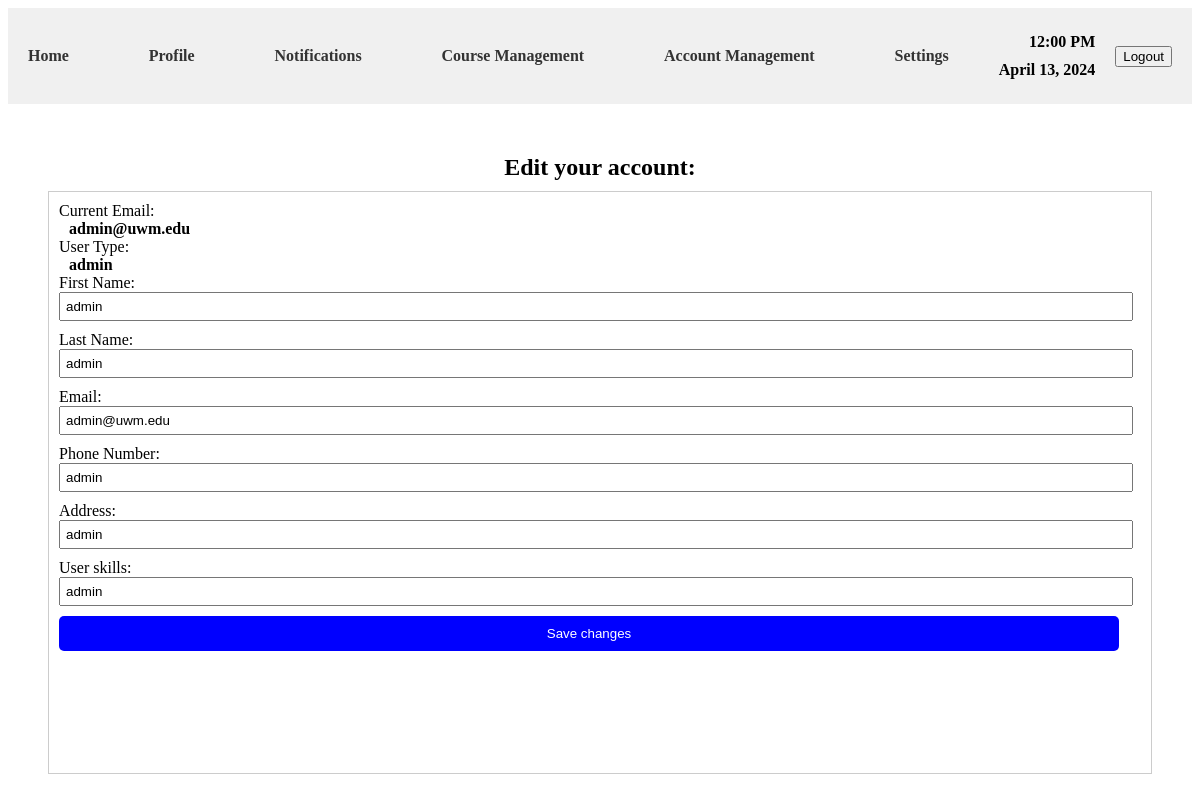
/profile/ (signed in), run on the app's committed database.
### scheduler/models.py (models this page shows)
class UserTable(models.Model):
    firstName = models.CharField(max_length=30, blank=True, null=True)
    lastName = models.CharField(max_length=30, blank=True, null=True)
    email = models.EmailField(unique=True)
    phone = models.CharField(max_length=30, unique=False, blank=True, null=True)
    address = models.CharField(max_length=255, blank=True, null=True)
    userType = models.CharField(max_length=20, blank=True, null=True)
    skills = models.CharField(max_length=255, blank=True, null=True)

### scheduler/views.py (the view, shortened to what this page needs)
# urls.py: path('profile/', views.profile, name='profile'),
@login_required(login_url='login')
def profile(request):
    if request.method == 'GET':
        user = request.user
        user_data = UserTable.objects.get(email=user.email)
        return render(request, 'profile.html', {'user_data': user_data})

### templates/profile.html (shortened to what this page needs)
{% load static %}
<!DOCTYPE html>
<html lang="en">
<head>
    <link rel="stylesheet" href={% static "css/profile.css" %}>
</head>
<body>
<header>
    <nav>
        <ul>
            <li><a href="{% url 'home' %}">Home</a></li>
            <li><a href="{% url 'profile' %}">Profile</a></li>
            <li><a href="#">Notifications</a></li>
            <li><a href="{% url 'courseManagement' %}">Course Management</a></li>
            <li><a href="{% url 'adminAccManagement' %}">Account Management</a></li>
            <li><a href="#">Settings</a></li>
        </ul>
    </nav>
    <div class="dateContainer">
        <div class="clock">12:00 PM</div>
        <span>April 13, 2024</span>
    </div>
    <form action="{% url 'logout' %}" method="post">
        <button type="submit">Logout</button>
    </form>
</header>
<main>
    <div class="menuContainer">
        <section>
            <h2 class="menuTitle">Edit your account:</h2>
            <div class="menuBox">
                <form method="post" action="{% url 'adminAccManagement' %}">
                    <label for="userEmail">Current Email:</label><br>
                    <span id="userEmail">{{ user_data.email }}</span><br>
                    <label for="userType">User Type:</label><br>
                    <span id="userType">{{ user_data.userType }}</span><br>
                    <label for="editAccountFirstName">First Name:</label><br>
                    <input type="text" id="editAccountFirstName" name="editAccountFirstName" value="{{ user_data.firstName }}"><br>
                    <label for="editAccountLastName">Last Name:</label><br>
                    <input type="text" id="editAccountLastName" name="editAccountLastName" value="{{ user_data.lastName }}"><br>
                    <label for="editAccountEmail">Email:</label><br>
                    <input type="text" id="editAccountEmail" name="editAccountEmail" value="{{ user_data.email }}"><br>
                    <label for="editAccountPhoneNumber">Phone Number:</label><br>
                    <input type="text" id="editAccountPhoneNumber" name="editAccountPhoneNumber" value="{{ user_data.phone }}"><br>
                    <label for="editAccountAddress">Address:</label><br>
                    <input type="text" id="editAccountAddress" name="editAccountAddress" value="{{ user_data.address }}"><br>
                    <label for="editAccountSkills">User skills:</label><br>
                    <input type="text" id="editAccountSkills" name="editAccountSkills" value="{{ user_data.skills }}"><br>
                    <input type="submit" name="editProfileButton" value="Save changes">
                </form>
            </div>
        </section>
    </div>
</main>
</body>
</html>

### static/css/profile.css (style rules this page uses)
header { display: flex; justify-content: space-between; align-items: center; padding: 10px 20px; background-color: #f0f0f0; min-width: 1000px; }
nav { flex: 1; }
nav ul { list-style-type: none; margin: 0; padding: 0; display: flex; justify-content: space-between; }
nav ul li { margin-right: 20px; }
nav ul li a { text-decoration: none; color: #333; font-weight: bold; }
.dateContainer { display: flex; align-items: flex-end; flex-direction: column; padding: 10px 20px; }
.clock, span { font-weight: bold; margin-left: 10px; padding: 5px 0; text-align: right; }
main { padding: 20px; display: flex; flex-direction: column; height: calc(100vh - 140px); }
.menuContainer { display: flex; justify-content: center; height: 100%; }
section { flex: 1; padding: 10px; margin: 0 10px; display: flex; flex-direction: column; }
.menuTitle { text-align: center; margin-bottom: 10px; font-weight: bold; }
.menuBox { border: 1px solid #ccc; padding: 10px; flex-grow: 1; }
form input[type="text"], form input[type="submit"] { width: calc(100% - 22px); margin-bottom: 10px; padding: 5px; }
form input[type="submit"] { background-color: blue; color: white; padding: 10px 20px; border: none; border-radius: 5px; cursor: pointer; }

### data on the page
UserTable: email "admin@uwm.edu", userType "admin", editAccountFirstName "admin", editAccountLastName "admin", editAccountEmail "admin@uwm.edu", editAccountPhoneNumber "admin", editAccountAddress "admin", editAccountSkills "admin"
